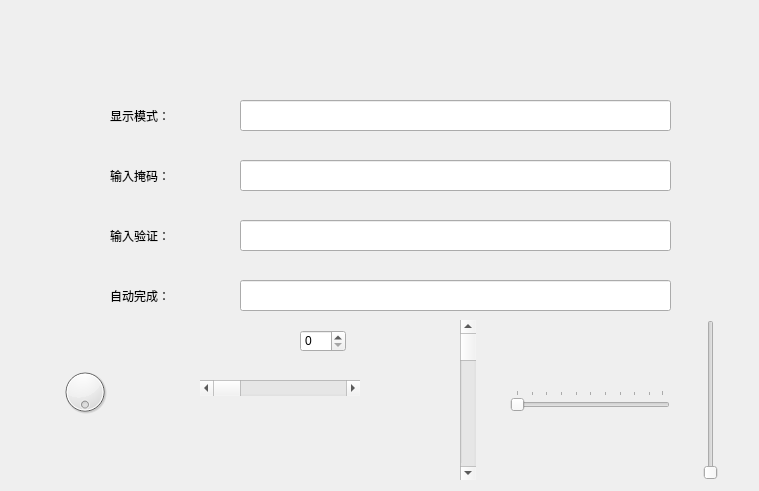
<?xml version="1.0" encoding="UTF-8"?>
<ui version="4.0">
 <class>Widget</class>
 <widget class="QWidget" name="Widget">
  <property name="geometry">
   <rect>
    <x>0</x>
    <y>0</y>
    <width>759</width>
    <height>491</height>
   </rect>
  </property>
  <property name="windowTitle">
   <string>Widget</string>
  </property>
  <widget class="QLineEdit" name="lineEdit">
   <property name="geometry">
    <rect>
     <x>240</x>
     <y>100</y>
     <width>431</width>
     <height>31</height>
    </rect>
   </property>
  </widget>
  <widget class="QLineEdit" name="lineEdit_2">
   <property name="geometry">
    <rect>
     <x>240</x>
     <y>160</y>
     <width>431</width>
     <height>31</height>
    </rect>
   </property>
  </widget>
  <widget class="QLineEdit" name="lineEdit_3">
   <property name="geometry">
    <rect>
     <x>240</x>
     <y>220</y>
     <width>431</width>
     <height>31</height>
    </rect>
   </property>
  </widget>
  <widget class="QLineEdit" name="lineEdit_4">
   <property name="geometry">
    <rect>
     <x>240</x>
     <y>280</y>
     <width>431</width>
     <height>31</height>
    </rect>
   </property>
  </widget>
  <widget class="QLabel" name="label">
   <property name="geometry">
    <rect>
     <x>110</x>
     <y>100</y>
     <width>81</width>
     <height>31</height>
    </rect>
   </property>
   <property name="text">
    <string>显示模式：</string>
   </property>
  </widget>
  <widget class="QLabel" name="label_2">
   <property name="geometry">
    <rect>
     <x>110</x>
     <y>160</y>
     <width>71</width>
     <height>31</height>
    </rect>
   </property>
   <property name="text">
    <string>输入掩码：</string>
   </property>
  </widget>
  <widget class="QLabel" name="label_3">
   <property name="geometry">
    <rect>
     <x>110</x>
     <y>220</y>
     <width>71</width>
     <height>31</height>
    </rect>
   </property>
   <property name="text">
    <string>输入验证：</string>
   </property>
  </widget>
  <widget class="QLabel" name="label_4">
   <property name="geometry">
    <rect>
     <x>110</x>
     <y>280</y>
     <width>71</width>
     <height>31</height>
    </rect>
   </property>
   <property name="text">
    <string>自动完成：</string>
   </property>
  </widget>
  <widget class="QDial" name="dial">
   <property name="geometry">
    <rect>
     <x>60</x>
     <y>360</y>
     <width>50</width>
     <height>64</height>
    </rect>
   </property>
   <property name="wrapping">
    <bool>true</bool>
   </property>
  </widget>
  <widget class="QScrollBar" name="horizontalScrollBar">
   <property name="geometry">
    <rect>
     <x>200</x>
     <y>380</y>
     <width>160</width>
     <height>16</height>
    </rect>
   </property>
   <property name="focusPolicy">
    <enum>Qt::StrongFocus</enum>
   </property>
   <property name="orientation">
    <enum>Qt::Horizontal</enum>
   </property>
   <property name="invertedAppearance">
    <bool>false</bool>
   </property>
   <property name="invertedControls">
    <bool>true</bool>
   </property>
  </widget>
  <widget class="QScrollBar" name="verticalScrollBar">
   <property name="geometry">
    <rect>
     <x>460</x>
     <y>320</y>
     <width>16</width>
     <height>160</height>
    </rect>
   </property>
   <property name="orientation">
    <enum>Qt::Vertical</enum>
   </property>
  </widget>
  <widget class="QSlider" name="verticalSlider">
   <property name="geometry">
    <rect>
     <x>700</x>
     <y>320</y>
     <width>22</width>
     <height>160</height>
    </rect>
   </property>
   <property name="orientation">
    <enum>Qt::Vertical</enum>
   </property>
  </widget>
  <widget class="QSlider" name="horizontalSlider">
   <property name="geometry">
    <rect>
     <x>510</x>
     <y>390</y>
     <width>160</width>
     <height>22</height>
    </rect>
   </property>
   <property name="orientation">
    <enum>Qt::Horizontal</enum>
   </property>
   <property name="tickPosition">
    <enum>QSlider::TicksAbove</enum>
   </property>
  </widget>
  <widget class="QSpinBox" name="spinBox">
   <property name="geometry">
    <rect>
     <x>300</x>
     <y>330</y>
     <width>46</width>
     <height>22</height>
    </rect>
   </property>
  </widget>
 </widget>
 <layoutdefault spacing="6" margin="11"/>
 <resources/>
 <connections>
  <connection>
   <sender>horizontalScrollBar</sender>
   <signal>sliderMoved(int)</signal>
   <receiver>spinBox</receiver>
   <slot>setValue(int)</slot>
   <hints>
    <hint type="sourcelabel">
     <x>308</x>
     <y>385</y>
    </hint>
    <hint type="destinationlabel">
     <x>328</x>
     <y>342</y>
    </hint>
   </hints>
  </connection>
  <connection>
   <sender>verticalScrollBar</sender>
   <signal>sliderMoved(int)</signal>
   <receiver>spinBox</receiver>
   <slot>setValue(int)</slot>
   <hints>
    <hint type="sourcelabel">
     <x>463</x>
     <y>386</y>
    </hint>
    <hint type="destinationlabel">
     <x>332</x>
     <y>335</y>
    </hint>
   </hints>
  </connection>
  <connection>
   <sender>horizontalSlider</sender>
   <signal>sliderMoved(int)</signal>
   <receiver>spinBox</receiver>
   <slot>setValue(int)</slot>
   <hints>
    <hint type="sourcelabel">
     <x>618</x>
     <y>396</y>
    </hint>
    <hint type="destinationlabel">
     <x>341</x>
     <y>344</y>
    </hint>
   </hints>
  </connection>
  <connection>
   <sender>verticalSlider</sender>
   <signal>sliderMoved(int)</signal>
   <receiver>spinBox</receiver>
   <slot>setValue(int)</slot>
   <hints>
    <hint type="sourcelabel">
     <x>716</x>
     <y>367</y>
    </hint>
    <hint type="destinationlabel">
     <x>329</x>
     <y>340</y>
    </hint>
   </hints>
  </connection>
  <connection>
   <sender>dial</sender>
   <signal>sliderMoved(int)</signal>
   <receiver>spinBox</receiver>
   <slot>setValue(int)</slot>
   <hints>
    <hint type="sourcelabel">
     <x>103</x>
     <y>395</y>
    </hint>
    <hint type="destinationlabel">
     <x>339</x>
     <y>347</y>
    </hint>
   </hints>
  </connection>
 </connections>
</ui>
